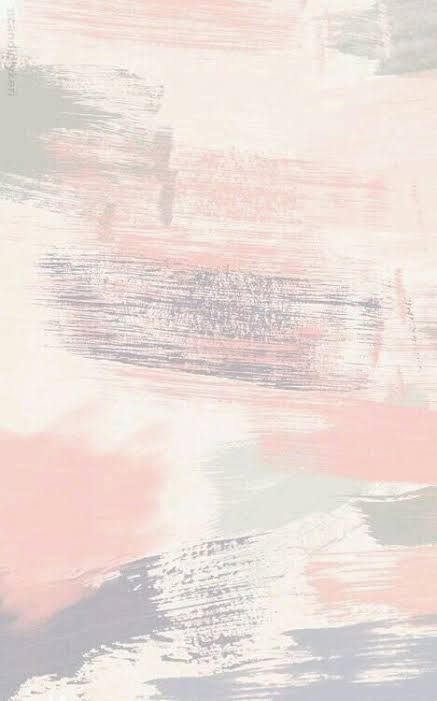
#> input picture MES20MCA-2019.GAYATHRI K/MCA Main Project Android Code/images & others/chat.jpeg, 437 x 701 px
$ python -i work.py   (imports and definitions only)
#> lines starting #> are read from the running program, lines starting #| are printed output that depends on the picture; after the words box and inside, x2 and y2 are one past the last pixel; in counts of white or black regions, pixels touching at a corner belong together
import cv2 #for image processi33ng!!
import easygui #to open the filebox

import numpy as np #to store image
import imageio #to read image stored at particular path

import sys
import matplotlib.pyplot as plt
import os
import tkinter as tk
from tkinter import filedialog
from tkinter import *
from PIL import ImageTk, Image
from easygui import *

# [4 lines not run here, left out]
# [1 line that did not run here, left out]


def upload():
    ImagePath = easygui.fileopenbox()
    cartoonify(ImagePath)

def cartoonify(ImagePath):
    # read the image
    originalmage = cv2.imread(ImagePath)
#> originalmage is the input picture: shape (701, 437, 3); mean B, G, R 216.3, 222.1, 234.7
    originalmage = cv2.cvtColor(originalmage, cv2.COLOR_BGR2RGB)
    # print(image)  # image is stored in form of numbers

    # confirm that image is chosen
    if originalmage is None:
        print("Can not find any image. Choose appropriate file")
        sys.exit()

    ReSized1 = cv2.resize(originalmage, (960, 540))
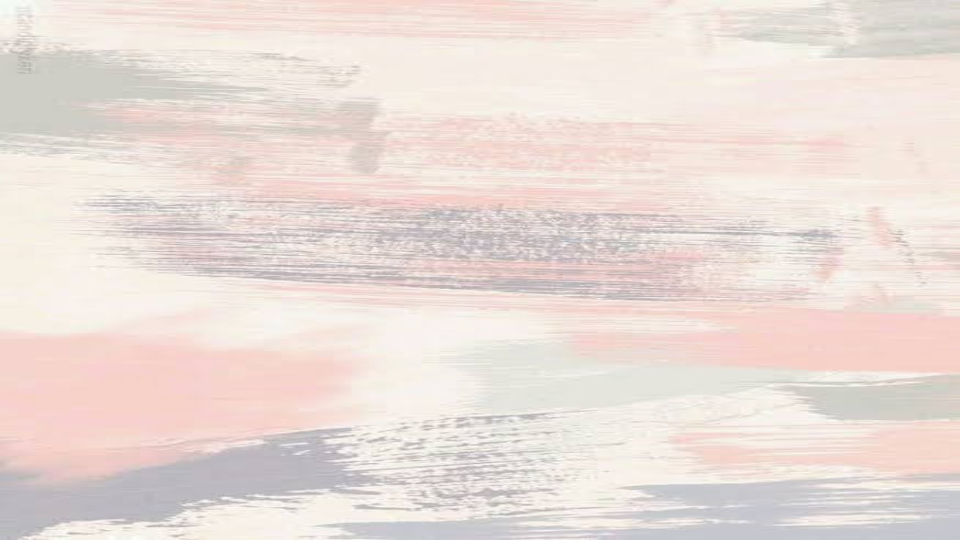
#> ReSized1: shape (540, 960, 3); mean R, G, B 234.6, 222, 216.2
    # plt.imshow(ReSized1, cmap='gray')


    # converting an image to grayscale
    grayScaleImage = cv2.cvtColor(originalmage, cv2.COLOR_BGR2GRAY)
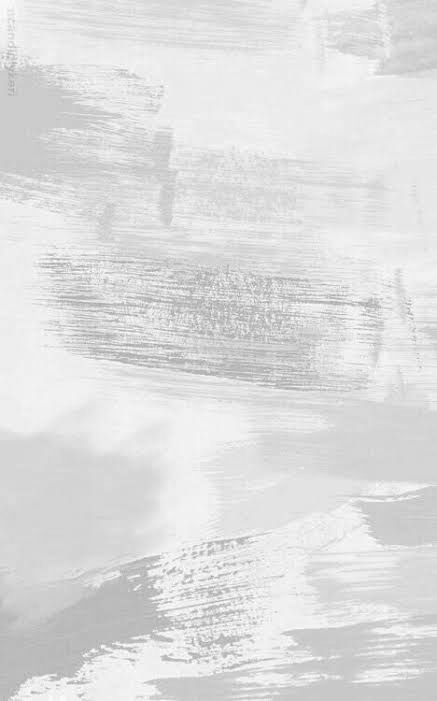
#> grayScaleImage: shape (701, 437); min 157, max 254, mean 221.8
    ReSized2 = cv2.resize(grayScaleImage, (960, 540))
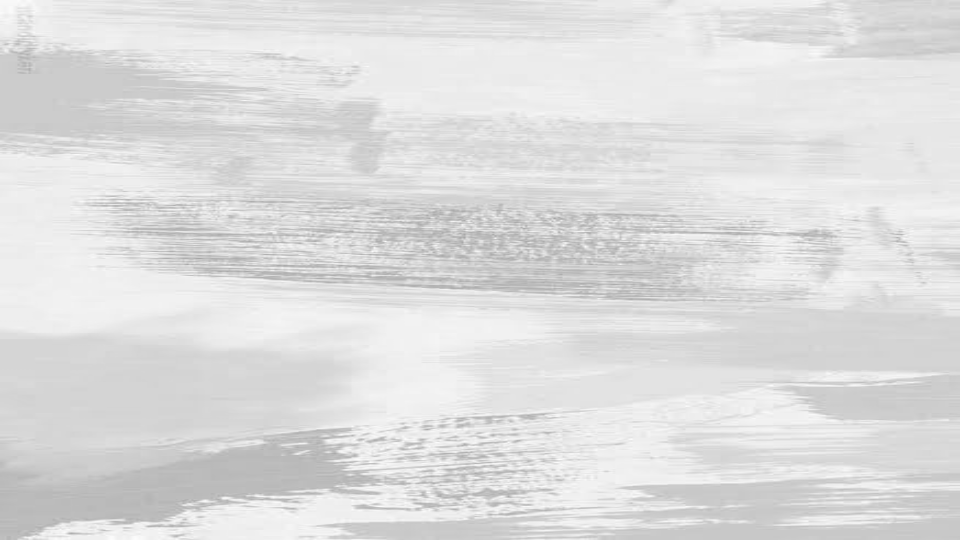
#> ReSized2: shape (540, 960); min 166, max 253, mean 221.7
    # plt.imshow(ReSized2, cmap='gray')


    # applying median blur to smoothen an image
    smoothGrayScale = cv2.medianBlur(grayScaleImage, 5)
    ReSized3 = cv2.resize(smoothGrayScale, (960, 540))
    # plt.imshow(ReSized3, cmap='gray')

    # retrieving the edges for cartoon effect
    # by using thresholding technique
    getEdge = cv2.adaptiveThreshold(smoothGrayScale, 255,
                                    cv2.ADAPTIVE_THRESH_MEAN_C,
                                    cv2.THRESH_BINARY, 9, 9)
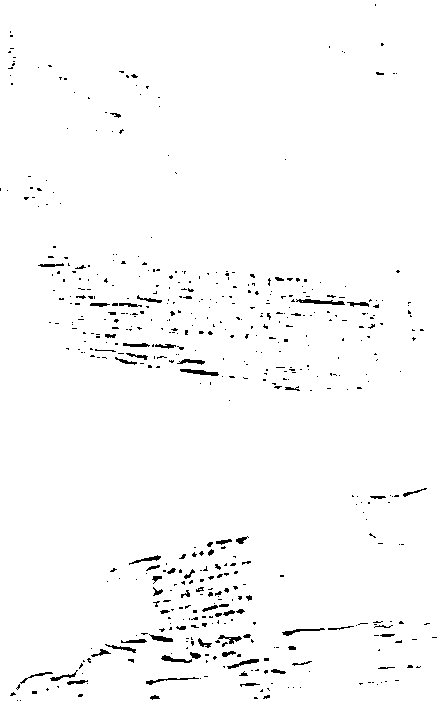
#> getEdge: shape (701, 437); 98% white; black in thin lines or dots

    ReSized4 = cv2.resize(getEdge, (960, 540))
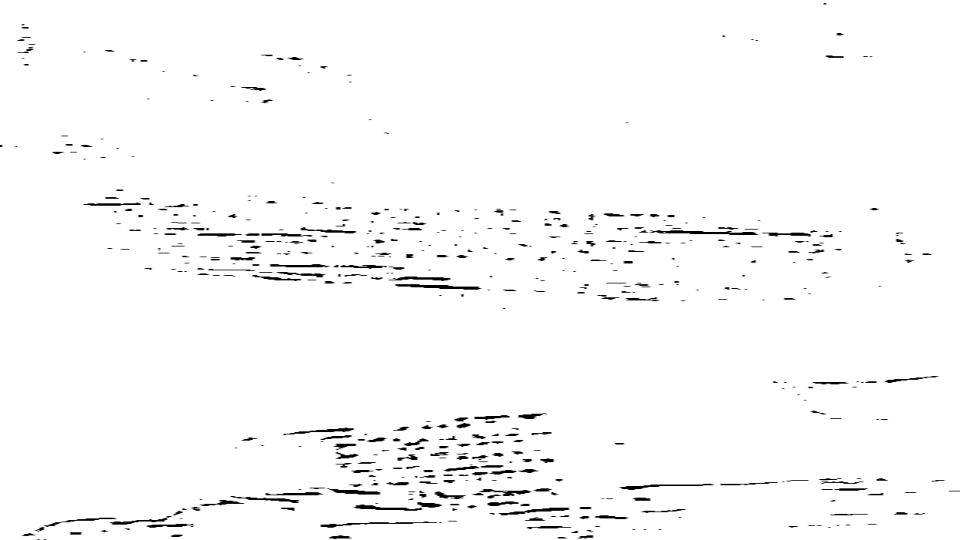
#> ReSized4: shape (540, 960); min 0, max 255, mean 250
    # plt.imshow(ReSized4, cmap='gray')

    # applying bilateral filter to remove noise
    # and keep edge sharp as required
    colorImage = cv2.bilateralFilter(originalmage, 9, 300, 300)
    ReSized5 = cv2.resize(colorImage, (960, 540))
    # plt.imshow(ReSized5, cmap='gray')


    # masking edged image with our "BEAUTIFY" image
    cartoonImage = cv2.bitwise_and(colorImage, colorImage, mask=getEdge)
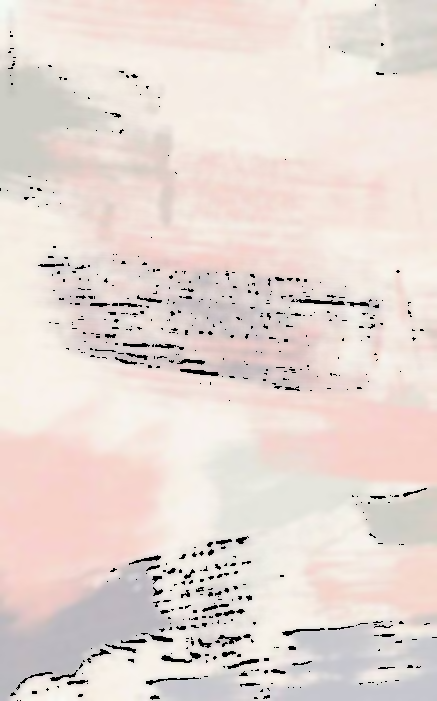
#> cartoonImage: shape (701, 437, 3); mean R, G, B 230.5, 218, 212.3

    ReSized6 = cv2.resize(cartoonImage, (960, 540))
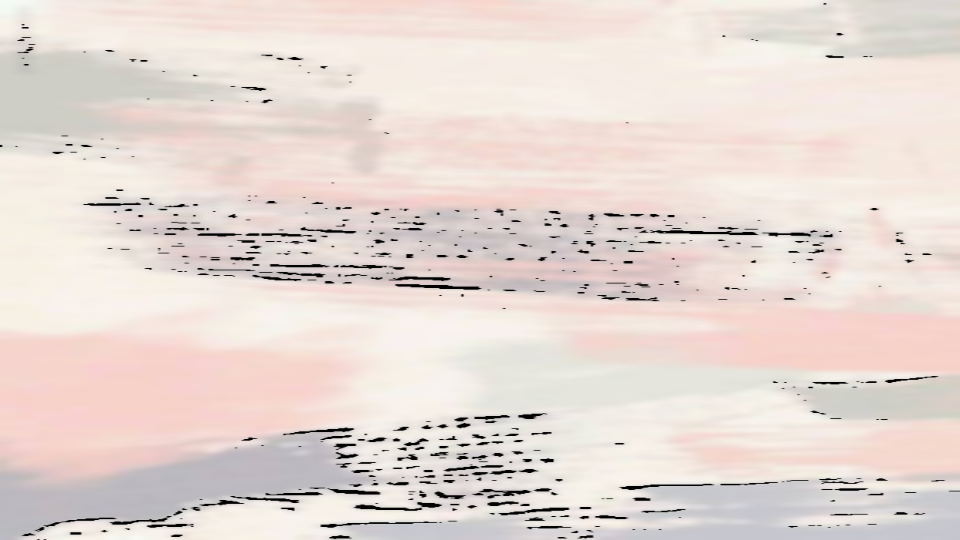
#> ReSized6: shape (540, 960, 3); mean R, G, B 230.4, 217.9, 212.2
    # plt.imshow(ReSized6, cmap='gray')

    # Plotting the whole transition
    images = [ReSized1, ReSized2, ReSized3, ReSized4, ReSized5, ReSized6]

    fig, axes = plt.subplots(3, 2, figsize=(8, 8), subplot_kw={'xticks': [], 'yticks': []},
                             gridspec_kw=dict(hspace=0.1, wspace=0.1))
    for i, ax in enumerate(axes.flat):
        ax.imshow(images[i], cmap='gray')

    # save1 = Button(top, text="Save cartoon image", command=lambda: save(ReSized6, ImagePath), padx=30, pady=5)
    # save1.configure(background='#364156', foreground='white', font=('calibri', 10, 'bold'))
    # save1.pack(side=TOP, pady=50)
    plt.show()


# [9 lines of commented-out code are left out]


# [1 line that did not run here, left out]
# [2 lines not run here, left out]
# [1 line that did not run here, left out]


# [1 line not run here, left out]

>>> result = cartoonify('../../MES20MCA-2019.GAYATHRI K/MCA Main Project Android Code/images & others/chat.jpeg')

$ run again, on MES20MCA-2019.GAYATHRI K/MCA Main Project Android Code/images & others/ico.png
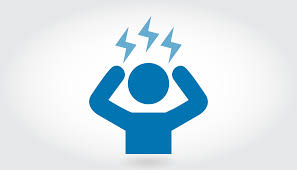
#> input picture MES20MCA-2019.GAYATHRI K/MCA Main Project Android Code/images & others/ico.png, 297 x 170 px
#> in cartoonify, originalmage is the input picture: shape (170, 297, 3); mean B, G, R 234.2, 226.2, 211.9
#> in cartoonify, `getEdge = cv2.adaptiveThreshold(smoothGrayScale, 255, cv2.ADAPTIVE_THR..`:
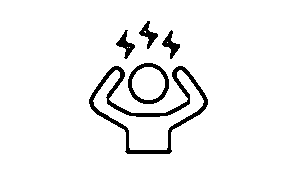
#> getEdge: shape (170, 297); 94.5% white; 5 black regions, box (x1, y1, x2, y2) and area: (89, 66, 208, 154) 1703, (128, 63, 169, 104) 466, (116, 30, 135, 59) 204, (162, 30, 180, 59) 200, (139, 21, 158, 49) 197
#> in cartoonify, `ReSized6 = cv2.resize(cartoonImage, (960, 540))`:
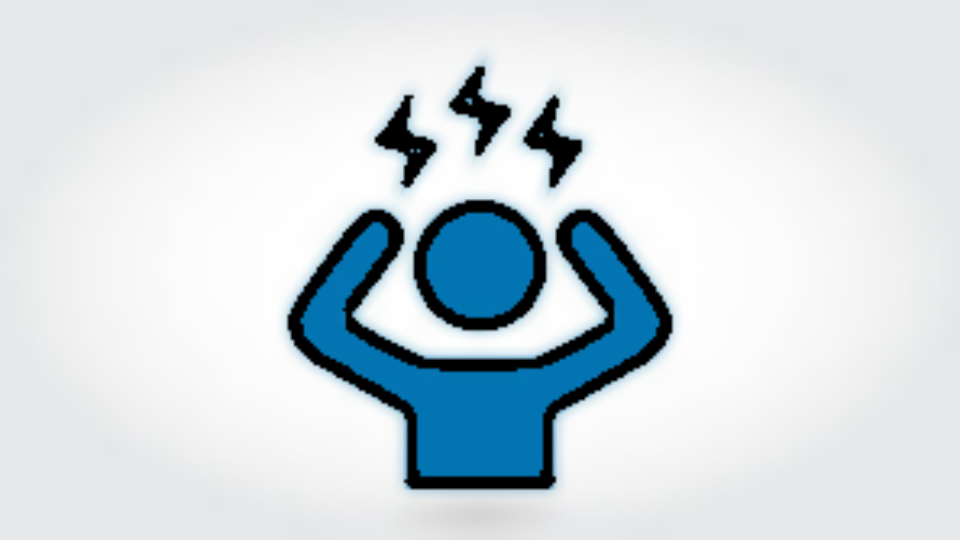
#> ReSized6: shape (540, 960, 3); mean R, G, B 208.8, 218.4, 223.7
